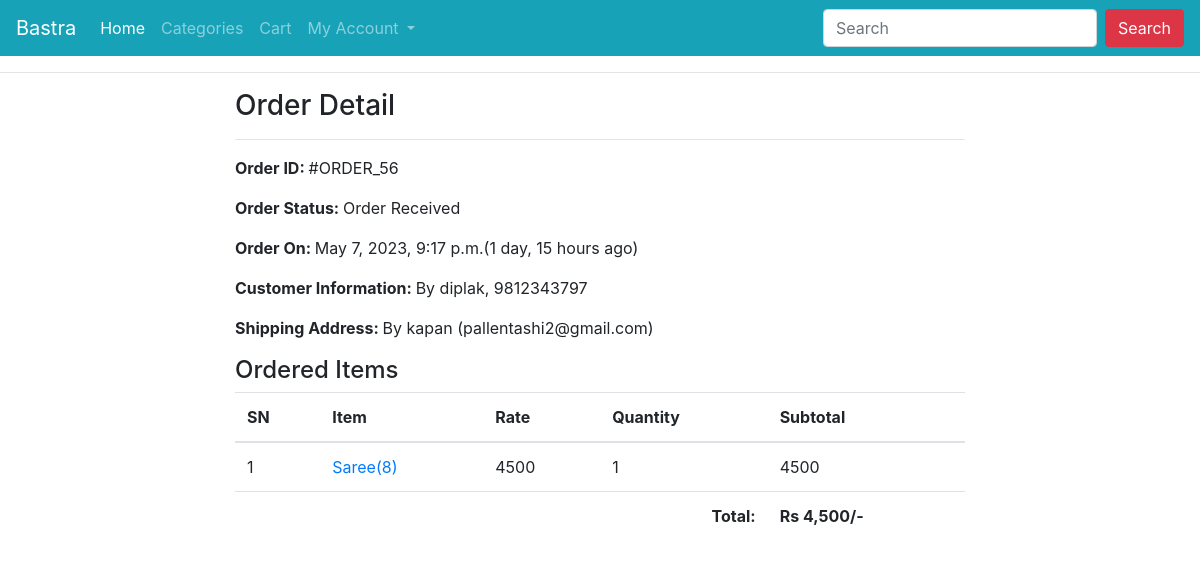
Screenshot of /profile/order-56/ (signed in) with the database file from the repository.
### ecomapp/models.py (models this page shows, shortened)
class Order(models.Model):
    cart = models.OneToOneField(Cart, on_delete=models.CASCADE)
    ordered_by = models.CharField(max_length=200)
    shipping_address = models.CharField(max_length=200)
    mobile = models.CharField(max_length=10)
    email = models.EmailField(null=True, blank=True)
    subtotal = models.PositiveIntegerField()
    discount = models.PositiveIntegerField()
    total = models.PositiveIntegerField()
    order_status = models.CharField(max_length=50, choices=ORDER_STATUS)
    created_at = models.DateTimeField(auto_now_add=True)
    payment_method = models.CharField(
        max_length=20, choices=METHOD, default="Cash On Delivery")
    payment_completed = models.BooleanField(
        default=False, null=True, blank=True)

class CartProduct(models.Model):
    cart = models.ForeignKey(Cart, on_delete=models.CASCADE)
    product = models.ForeignKey(Product, on_delete=models.CASCADE)
    rate = models.PositiveIntegerField()
    quantity = models.PositiveIntegerField()
    subtotal = models.PositiveIntegerField()

class Product(models.Model):
    title = models.CharField(max_length=200)
    slug = models.SlugField(unique=True)
    category = models.ForeignKey(Category, on_delete=models.CASCADE)
    image = models.ImageField(upload_to="products")
    marked_price = models.PositiveIntegerField()
    selling_price = models.PositiveIntegerField()
    description = models.TextField()
    warranty = models.CharField(max_length=300, null=True, blank=True)
    return_policy = models.CharField(max_length=300, null=True, blank=True)
    view_count = models.PositiveIntegerField(default=0)

### ecomapp/views.py (the view)
# urls.py: path("profile/order-<int:pk>/", CustomerOrderDetailView.as_view(),
class CustomerOrderDetailView(DetailView):
    template_name = "customerorderdetail.html"
    model = Order
    context_object_name = "ord_obj"
    def dispatch(self, request, *args, **kwargs):
        if request.user.is_authenticated and Customer.objects.filter(user=request.user).exists():
            order_id = self.kwargs["pk"]
            order = Order.objects.get(id=order_id)
            if request.user.customer != order.cart.customer:
                return redirect("ecomapp:customerprofile")
        else:
            return redirect("/login/?next=/profile/")
        return super().dispatch(request, *args, **kwargs)

### templates/customerorderdetail.html (shortened to what this page needs)
{% extends "base.html" %}
{% load humanize %}
{% block content %}
<div class="container">
    <div class="row">
        <div class="col-md-8 mx-auto">
            <h3>Order Detail</h3><hr>
            <p><span class="font-weight-bold">Order ID: </span> #ORDER_{{ord_obj.id}}</p>
            <p><span class="font-weight-bold">Order Status: </span> {{ord_obj.order_status}}</p>
            <p><span class="font-weight-bold">Order On: </span> {{ord_obj.created_at}}({{ord_obj.created_at|timesince}} ago)</p>
            <p><span class="font-weight-bold">Customer Information: </span> By {{ord_obj.ordered_by}}, {{ord_obj.mobile}}</p>
            <p><span class="font-weight-bold">Shipping Address: </span> By {{ord_obj.shipping_address}} ({{ord_obj.email}})</p>
            <h4>Ordered Items</h4>
            <table class="table">
                <thead>
                    <tr>
                        <th>SN</th>
                        <th>Item</th>
                        <th>Rate</th>
                        <th>Quantity</th>
                        <th>Subtotal</th>
                    </tr>
                </thead>
                <tbody>
                    {% for cp in ord_obj.cart.cartproduct_set.all %}
                    <tr>
                        <td>{{forloop.counter}}</td>
                        <td><a target="_blank" href="{% url 'ecomapp:productdetail' cp.product.slug %}">{{cp.product.title}}({{cp.product.id}})</a></td>
                        <td>{{cp.rate}}</td>
                        <td>{{cp.quantity}}</td>
                        <td>{{cp.subtotal}}</td>
                    </tr>
                    {% endfor %}
                    <tr>
                        <th colspan="4" class="text-right">Total: </th>
                        <th>Rs {{ord_obj.total|intcomma}}/-</th>
                    </tr>
                </tbody>
            </table>
        </div>
    </div>
</div>
{% endblock %}

### rows the page displays
Order: id "56", order_status "Order Received", created_at "May 7, 2023, 9:17 p.m.", created_at "1 day, 15 hours", ordered_by "diplak", mobile "9812343797", shipping_address "kapan", email "pallentashi2@gmail.com", total "4,500"
CartProduct: product "Saree", product.id "8", rate "4500", quantity "1", subtotal "4500"
